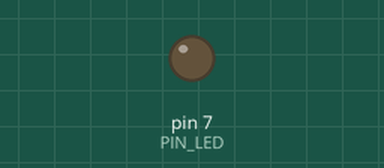
This sketch was run on a simulated Arduino Uno, built with avr-gcc and run on an emulated ATmega328P. Parts: output pins drawn as LEDs (lit = HIGH). Dashed ring = blinking.

Above: at 0.5 s.
At 1.85 s:
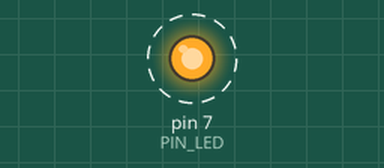
Timing chart, 0 to 3.0 s (numbered marks = the images above):
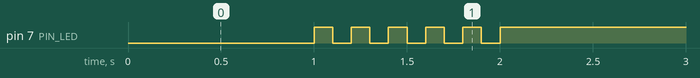

The sketch:

05_practice_2.ino
```cpp
#define PIN_LED 7
unsigned int count, toggle;

void setup() {
  pinMode(PIN_LED, OUTPUT);
  count = toggle = 0;
  digitalWrite(PIN_LED, toggle);
}

void loop() {
  digitalWrite(PIN_LED, toggle);
  delay(100);
  count++;
  if((count >= 10) and count <= 20) {
    toggle = 1 - toggle;
  }
}
```

Measured:
- by itself, pin 7 (PIN_LED): alternates HIGH for 0.10 s and LOW for 0.10 s, 11 changes in all, then stays HIGH
